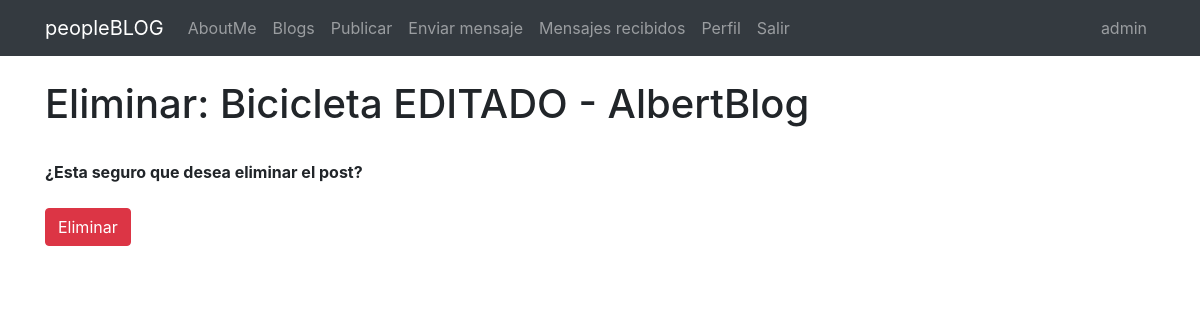
Page /blog/pagina/borrar/39 (signed in) on the earlier database version.
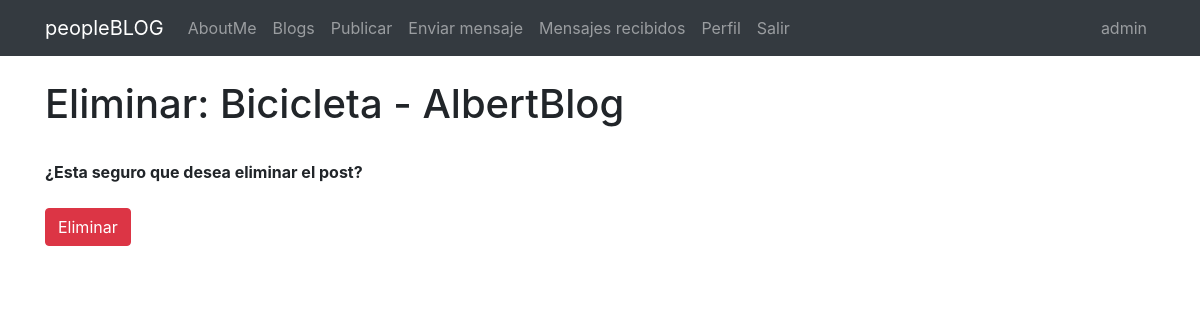
Same page on the later database version.
### Blog/models.py (models this page shows)
class Pagina(models.Model):
    titulo=models.CharField(max_length=100)
    subtitulo=models.CharField(max_length=100)
    user= models.ForeignKey(User, on_delete=models.CASCADE)
    imagen= models.ImageField(null=True, blank=True, upload_to="post")
    cuerpo=RichTextField(null=True, blank=True)
    creado=models.DateField(auto_now_add=True)
    editado=models.DateField(auto_now=True)
    def __str__(self):
        return self.titulo + " - " + str(self.user)

### Blog/views.py (the view)
# urls.py: path('pagina/borrar/<pk>', PaginaDelete.as_view(), name="pagina_borrar"),
class PaginaDelete(LoginRequiredMixin,DeleteView):
    model = Pagina
    success_url = reverse_lazy('leerpaginas')
    template_name="pagina_confirm_delete.html"

### Templates/pagina_confirm_delete.html (shortened to what this page needs)
{% extends "padre.html" %}
{% load static %}
{% block content %}
<h1>Eliminar: {{ object }}</h1>
<br/>
    <form method="post">{% csrf_token %}
        <strong>¿Esta seguro que desea eliminar el post?</strong>
        <br/>
        <br/>
        <button class="btn btn-danger">Eliminar</a>
    </form>
{% endblock %}

Differences in the rows shown:
changed Pagina: titulo+user "Bicicleta EDITADO - AlbertBlog" → "Bicicleta - AlbertBlog"
